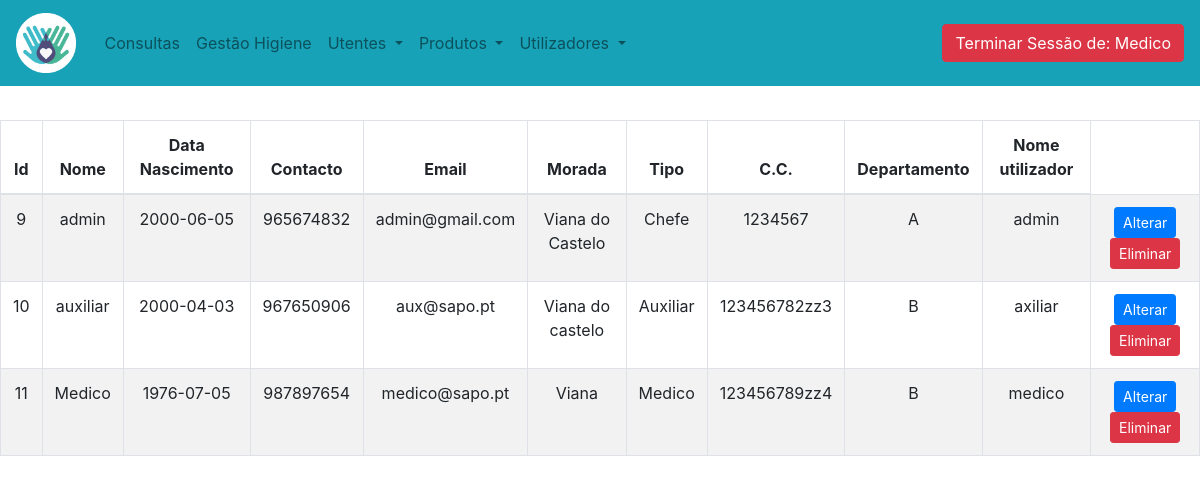
Page /lista_e_utilizadores/lista_utilizadores.php (signed in) on the committed database.
### tables this page shows
CREATE TABLE IF NOT EXISTS `utilizador` (
  `idutilizador` int(11) NOT NULL AUTO_INCREMENT,
  `nome` varchar(45) DEFAULT NULL,
  `datanascimento` date DEFAULT NULL,
  `contacto` int(11) DEFAULT NULL,
  `email` varchar(45) DEFAULT NULL,
  `morada` varchar(45) DEFAULT NULL,
  `tipo` enum('Medico','Auxiliar','Chefe') DEFAULT NULL,
  `cc` varchar(12) DEFAULT NULL,
  `departamento` varchar(45) DEFAULT NULL,
  `nomeutili` varchar(45) DEFAULT NULL,
  `pass` varchar(450) DEFAULT NULL,
  PRIMARY KEY (`idutilizador`)
);

### lista_e_utilizadores/lista_utilizadores.php (the view, shortened to what this page needs)
<!doctype html>
<html lang="en">
  <head>
    <link rel="stylesheet" href="https://stackpath.bootstrapcdn.com/bootstrap/4.3.1/css/bootstrap.min.css">
  </head>
  <body>
		 <nav class="navbar navbar-light navbar-expand-md bg-info justify-content-center fixed-top">
		 <a class="navbar-brand" href="/PAPoriginal/index_chefe.php">
          <img src="../logo.png" alt="logo" style="width:60px;">
        </a>
		  <div class="collapse navbar-collapse" id="navbarNavDropdown">
			<ul class="navbar-nav w-100 justify-content-center">
			  <li class="nav-item">
				<a class="nav-link" href="../consultas/lista_consultas.php">Consultas</a>
			  </li>
			  <li class="nav-item">
				<a class="nav-link" href="/PAPoriginal/gestao_higiene/lista_gestao.php">Gestão Higiene</a>
			  </li>
			   <li class="nav-item dropdown">
				<a class="nav-link dropdown-toggle" href="#" id="navbarDropdownMenuLink" role="button" data-toggle="dropdown" aria-haspopup="true" aria-expanded="false">
				 Utentes
				</a>
				<li class="nav-item dropdown">
				<a class="nav-link dropdown-toggle" href="#" id="navbarDropdownMenuLink" role="button" data-toggle="dropdown" aria-haspopup="true" aria-expanded="false">
				Produtos
				</a>
			  <li class="nav-item dropdown">
				<a class="nav-link dropdown-toggle" href="#" id="navbarDropdownMenuLink" role="button" data-toggle="dropdown" aria-haspopup="true" aria-expanded="false">
				  Utilizadores
				</a>
			  </li>
			</ul>
			<ul class="navbar-nav w-100 justify-content-end" >
	  <a class="nav-link" href="../login/sair.php"></a>
      <a class=" btn btn-danger" type="submit" href="../login/sair.php">Terminar Sessão de: <?php echo $_SESSION['nome_utilizador']; ?></a>
    </ul>
		  </div>
		</nav>
			<div class="table-responsive">
			<div style="margin-top:120px">
			<table class="table table-hover table-bordered table-striped text-center">
		  <thead>
			<tr>
			  <th scope="col">Id</th>
			  <th scope="col">Nome</th>
			  <th scope="col">Data Nascimento</th>
			  <th scope="col">Contacto</th>
			  <th scope="col">Email</th>
			  <th scope="col">Morada</th>
			  <th scope="col">Tipo</th>
			  <th scope="col">C.C.</th>
			  <th scope="col">Departamento</th>
			  <th scope="col">Nome utilizador</th>
			</tr>
		  </thead>
		  <tbody>
		  </div>
		  </div>
			<?php
				try {
				  $mysqli = new mysqli("localhost", "root", "", "idosos_pap");
				  $mysqli->set_charset("utf8mb4");
				} catch(Exception $e) {
				  error_log($e->getMessage());
				  exit('Error connecting to database');
				}
				$stmt = $mysqli->prepare("select * from utilizador");
				$stmt->execute();
				$result = $stmt->get_result();
				while($row = $result->fetch_assoc()) {
					  echo"<tr>";
						  echo"<td>".$row['idutilizador']."</td>";
						  echo"<td>".$row['nome']."</td>";
						  echo"<td>".$row['datanascimento']."</td>";
						  echo"<td>".$row['contacto']."</td>";
						  echo"<td>".$row['email']."</td>";
						  echo"<td>".$row['morada']."</td>";
						  echo"<td>".$row['tipo']."</td>";
						  echo"<td>".$row['cc']."</td>";
						  echo"<td>".$row['departamento']."</td>";
						  echo"<td>".$row['nomeutili']."</td>";
						  echo '<td>
						 <button type="button" class="btn btn-sm btn-primary" data-toggle="modal" data-target="#alteramodal"
							 data-idpri='.$row['idutilizador'].'
							 data-idnome='.$row['nome'].'
							 data-iddata='.$row['datanascimento'].'
							 data-idcontacto='.$row['contacto'].'
							 data-idemail='.$row['email'].'
							 data-idmorada='.$row['morada'].'
						     data-idtipo='.$row['tipo'].'
							 data-idcc='.$row['cc'].'
							 data-iddepartamento='.$row['departamento'].'
							 data-idnomeutili='.$row['nomeutili'].'
							  >Alterar</button>
						  <button type="button" class="btn btn-sm btn-danger" data-toggle="modal" data-target="#eliminarmodal"
								 data-idpri='.$row['idutilizador'].'
							 data-idnome='.$row['nome'].'
							 data-iddata='.$row['datanascimento'].'
							 data-idcontacto='.$row['contacto'].'
							 data-idemail='.$row['email'].'
							 data-idmorada='.$row['morada'].'
						     data-idtipo='.$row['tipo'].'
							 data-idcc='.$row['cc'].'
							 data-iddepartamento='.$row['departamento'].'
							 data-idnomeutili='.$row['nomeutili'].'
							  >Eliminar</button> </td>';
					  echo"</tr>";
				}
			?>
</html>

### rows in the picture
utilizador: idutilizador "9", nome "admin", datanascimento "2000-06-05", contacto "965674832", email "admin@gmail.com", morada "Viana do Castelo", tipo "Chefe", cc "1234567", departamento "A", nomeutili "admin"
utilizador: idutilizador "10", nome "auxiliar", datanascimento "2000-04-03", contacto "967650906", email "aux@sapo.pt", morada "Viana do castelo", tipo "Auxiliar", cc "123456782zz3", departamento "B", nomeutili "axiliar"
utilizador: idutilizador "11", nome "Medico", datanascimento "1976-07-05", contacto "987897654", email "medico@sapo.pt", morada "Viana", tipo "Medico", cc "123456789zz4", departamento "B", nomeutili "medico"

### other values in the picture
$_SESSION['nome_utilizador'] "Medico"
